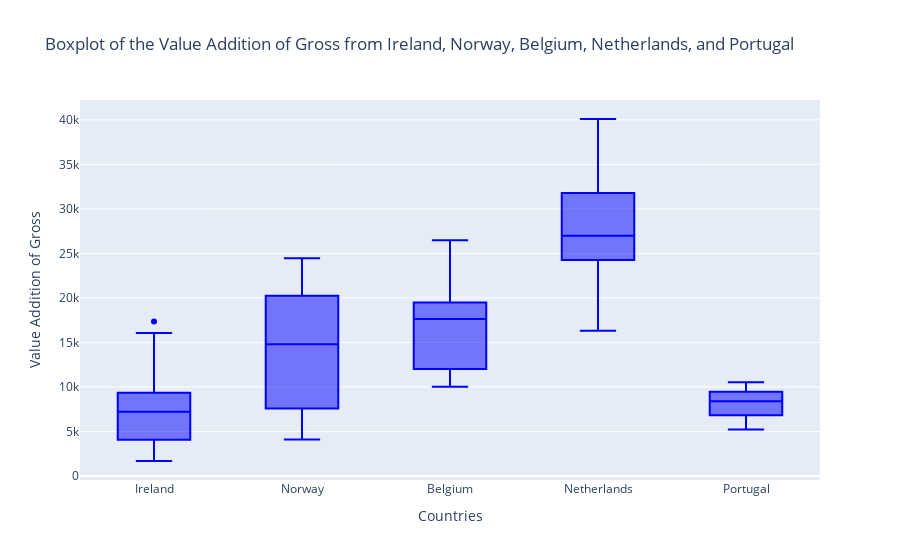

Source (notebook cell):
### Markdown cell above
# VISUALISATION OF VALUE ADDITION IN GROSS DATA FOR SELECTED EUROPEAN COUNTRIES

### Code cell
# Subset the DataFrame to include only the desired columns
boxplot_data = eustat_T

# Set the colors for each boxplot
colors = ['blue']

# Create the boxplot with specific colors
fig = px.box(boxplot_data, title='Boxplot of the Value Addition of Gross from Ireland, Norway, Belgium, Netherlands, and Portugal', color_discrete_sequence=colors)

# Set the name of the y-axis
fig.update_yaxes(title_text='Value Addition of Gross')

# Set the name of the x-axis
fig.update_xaxes(title_text='Countries')

# Create a list of years by extracting from the datetime index for each outlier
outlier_years = [year for year, val in zip(boxplot_data.index.year, boxplot_data['Ireland']) if val in fig.data[0].y]

# Update the hover tooltip
fig.update_traces(hovertemplate='Country: %{x}<br>Year: %{customdata}<br>Value: %{y}',
                  customdata=outlier_years)

fig.show()

### Figure 1 — Plotly figure (JSON) as saved in the notebook; plotly's stock layout.template omitted (floating-point values rounded to 4 significant figures; data arrays with more than 128 entries replaced by an {"elided": "..."} marker saying what was removed)
{"data": [{"alignmentgroup": "True", "customdata": [1995, 1996, 1997, 1998, 1999, 2000, 2001, 2002, 2003, 2004, 2005, 2006, 2007, 2008, 2009, 2010, 2011, 2012, 2013, 2014, 2015, 2016, 2017, 2018, 2019, 2020, 2021, 2022], "hovertemplate": "Country: %{x}<br>Year: %{customdata}<br>Value: %{y}", "legendgroup": "", "marker": {"color": "blue"}, "name": "", "notched": false, "offsetgroup": "", "orientation": "v", "showlegend": false, "type": "box", "x": {"elided": "140 str values"}, "x0": " ", "xaxis": "x", "y": {"elided": "140 float values"}, "y0": " ", "yaxis": "y"}], "layout": {"boxmode": "group", "legend": {"tracegroupgap": 0}, "title": {"text": "Boxplot of the Value Addition of Gross from Ireland, Norway, Belgium, Netherlands, and Portugal"}, "xaxis": {"anchor": "y", "domain": [0, 1], "title": {"text": "Countries"}}, "yaxis": {"anchor": "x", "domain": [0, 1], "title": {"text": "Value Addition of Gross"}}}}
